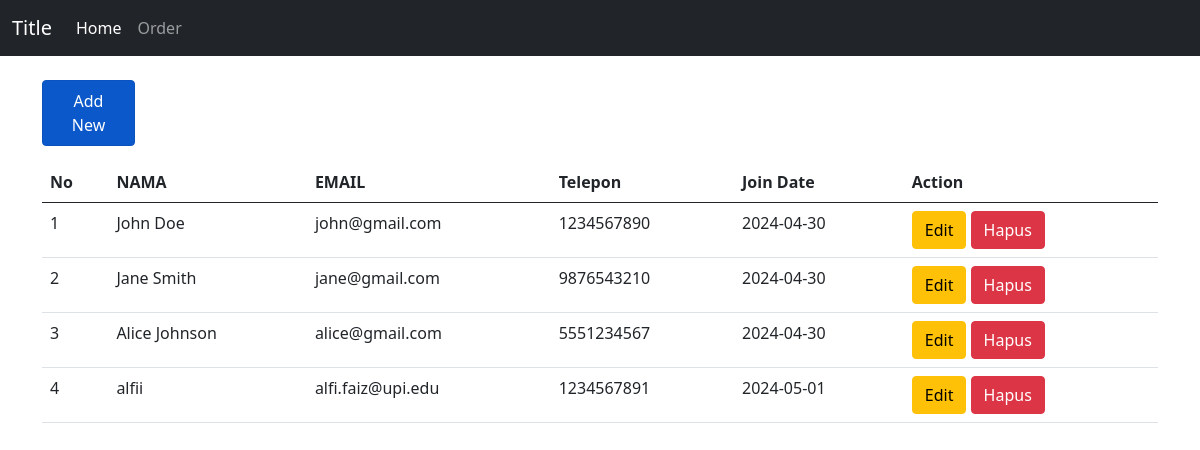
The page / on the database its author committed.
### tables this page shows
CREATE TABLE `members` (
  `id` int(11) NOT NULL,
  `name` varchar(255) DEFAULT NULL,
  `email` varchar(255) DEFAULT NULL,
  `phone` varchar(20) DEFAULT NULL,
  `join_date` date DEFAULT curdate()
);

### controllers/Members.controller.php (called while the page is built, shortened)
<?php
include_once("models/Members.class.php");
include_once("views/Members.view.php");
class MembersController {
  private $members;
  function __construct(){
    $this->members = new Members(Conf::$db_host, Conf::$db_user, Conf::$db_pass, Conf::$db_name);
  }
  public function index() {
    $this->members->open();
    $this->members->getMembers();
    $data = array();
    while($row = $this->members->getResult()){
      array_push($data, $row);
    }
    $view = new MembersView();
    $view->render($data);
  }
}

### views/Members.view.php (the view, shortened to what this page needs)
<?php
  class MembersView{
    public function render($data){
      $no = 1;
      $dataMembers = null;
      $NO = "No";
      $Nama = "NAMA";
      $Email = "EMAIL";
      $Phone = "Telepon";
      $Join = "Join Date";
      $Act = "Action";
      $dataMembers .= '<div class="col-1 my-3">
      <a
        type="button"
        class="btn btn-primary nav-link active"
        href="create.php"
        >Add New</a
      >
    </div>';
      $dataMembers .="<thead>
      <tr>
              <th>".$NO." </th>
              <th>".$Nama." </th>
              <th>".$Email." </th>
              <th>".$Phone." </th>
              <th>".$Join." </th>
              <th>".$Act." </th>
              </tr></thead>";
      foreach($data as $val){
        list($id, $name, $email, $phone, $join_date) = $val;
            $dataMembers .= "<tr>
                    <td>" . $no++ . "</td>
                    <td>" . $name . "</td>
                    <td>" . $email . "</td>
                    <td>" . $phone . "</td>
                    <td>" . $join_date . "</td>
                    <td>
                    <a href='edit.php?id=" . $id .  "' class='btn btn-warning''>Edit</a>
                    <a href='index.php?id_hapus=" . $id . "' class='btn btn-danger' '>Hapus</a>
                    </td>
                    </tr>";
      }
    }
  }

### index.php
<?php
include_once("models/Template.class.php");
include_once("models/DB.class.php");
include_once("controllers/Members.controller.php");
$members = new MembersController();
if (isset($_POST['add'])) {
    $members->add($_POST);
} else if (!empty($_GET['id_hapus'])) {
    $id = $_GET['id_hapus'];
    $members->delete($id);
} else{
    $members->index();
}

### models/Template.class.php (shortened to what this page needs)
<?php
class Template
{
    var $content = '';
    function __construct($filename='')
    {
        $this->content = implode('', @file($filename));
    }
    function clear()
    {
        $this->content = preg_replace("/DATA_[A-Z|_|0-9]+/", "", $this->content);
    }
    function write()
    {
        print $this->content;
    }
    function replace($old = '', $new = '')
    {
        if (is_int($new)) {
            $value = sprintf("%d", $new);
        }
        elseif (is_float($new)) {
            $value = sprintf("%f", $new);
        }
        elseif (is_array($new)) {
            $value = '';
            foreach ($new as $item) {
                $value .= $item. ' ';
            }
        }
        else {
            $value = $new;
        }
        $this->content = preg_replace("/$old/", $value, $this->content);
    }
}
?>

### rows shown on the page
members: name "John Doe", email "john@gmail.com", phone "1234567890", join_date "2024-04-30"
members: name "Jane Smith", email "jane@gmail.com", phone "9876543210", join_date "2024-04-30"
members: name "Alice Johnson", email "alice@gmail.com", phone "5551234567", join_date "2024-04-30"
members: name "alfii", email "alfi.faiz@upi.edu", phone "1234567891", join_date "2024-05-01"

### other values the page prints
$this->content "Title Home Order"
$NO "No"
$Nama "NAMA"
$Email "EMAIL"
$Phone "Telepon"
$Join "Join Date"
$Act "Action"
